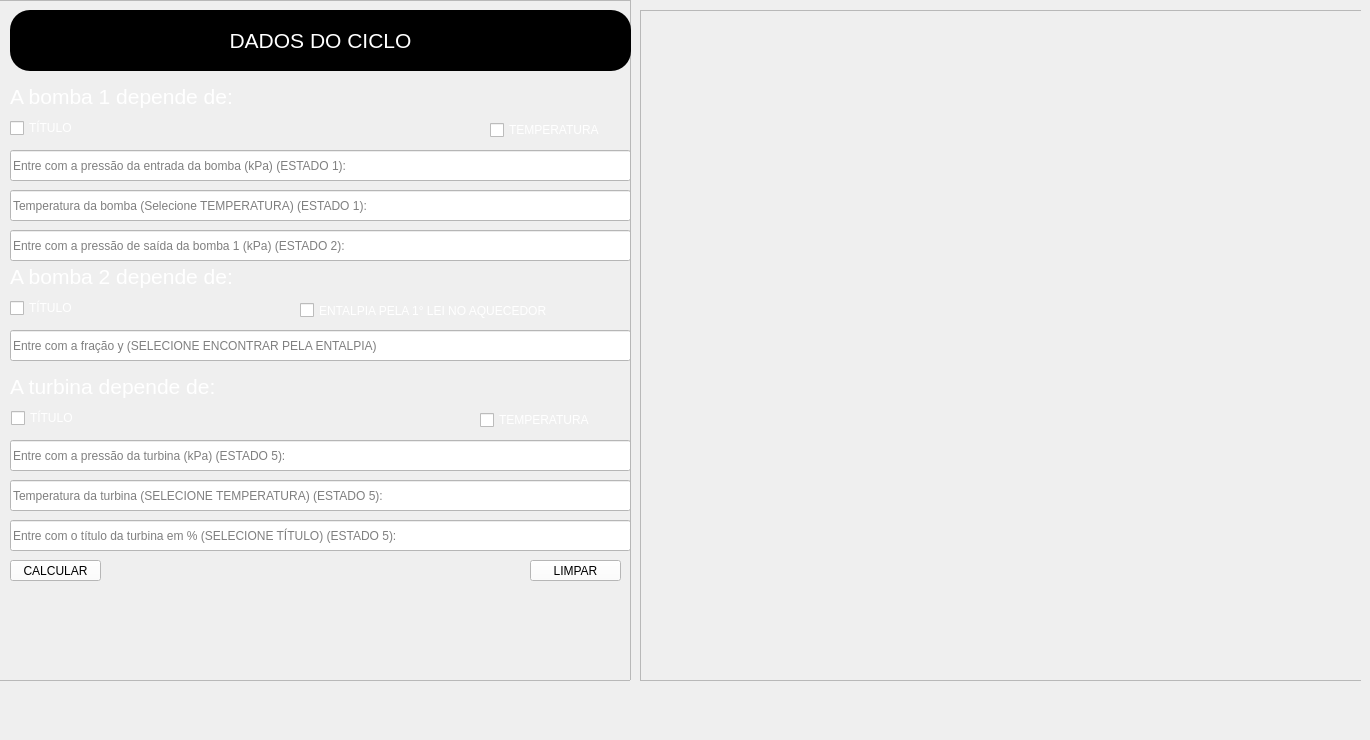
              <widget class="QWidget" name="tab_7">
               <attribute name="icon">
                <iconset resource="icons.qrc">
                 <normaloff>:/icons/icons/baseline_maps_home_work_black_24dp.png</normaloff>:/icons/icons/baseline_maps_home_work_black_24dp.png</iconset>
               </attribute>
               <attribute name="title">
                <string>Regenerativo </string>
               </attribute>
               <widget class="QFrame" name="frame_6">
                <property name="geometry">
                 <rect>
                  <x>-10</x>
                  <y>0</y>
                  <width>641</width>
                  <height>681</height>
                 </rect>
                </property>
                <property name="frameShape">
                 <enum>QFrame::StyledPanel</enum>
                </property>
                <property name="frameShadow">
                 <enum>QFrame::Raised</enum>
                </property>
                <widget class="QLabel" name="labeldados_4">
                 <property name="geometry">
                  <rect>
                   <x>20</x>
                   <y>10</y>
                   <width>621</width>
                   <height>61</height>
                  </rect>
                 </property>
                 <property name="styleSheet">
                  <string notr="true">color: rgb(255, 255, 255);
font: 8pt &quot;Comic Sans MS&quot;;
background-color: rgb(0, 0, 0);
border-radius:20px;</string>
                 </property>
                 <property name="text">
                  <string>&lt;html&gt;&lt;head/&gt;&lt;body&gt;&lt;p align=&quot;center&quot;&gt;&lt;span style=&quot; font-size:16pt;&quot;&gt;DADOS DO CICLO&lt;/span&gt;&lt;/p&gt;&lt;/body&gt;&lt;/html&gt;</string>
                 </property>
                </widget>
                <widget class="QLabel" name="label_31">
                 <property name="geometry">
                  <rect>
                   <x>20</x>
                   <y>80</y>
                   <width>301</width>
                   <height>33</height>
                  </rect>
                 </property>
                 <property name="styleSheet">
                  <string notr="true">color: rgb(255, 255, 255);</string>
                 </property>
                 <property name="text">
                  <string>&lt;html&gt;&lt;head/&gt;&lt;body&gt;&lt;p&gt;&lt;span style=&quot; font-size:16pt;&quot;&gt;A bomba 1 depende de:&lt;/span&gt;&lt;/p&gt;&lt;/body&gt;&lt;/html&gt;</string>
                 </property>
                </widget>
                <widget class="QCheckBox" name="op1bombareg">
                 <property name="geometry">
                  <rect>
                   <x>20</x>
                   <y>120</y>
                   <width>91</width>
                   <height>16</height>
                  </rect>
                 </property>
                 <property name="cursor">
                  <cursorShape>OpenHandCursor</cursorShape>
                 </property>
                 <property name="styleSheet">
                  <string notr="true">color: rgb(255, 255, 255);
font: 10pt &quot;MS Shell Dlg 2&quot;;</string>
                 </property>
                 <property name="text">
                  <string>TÍTULO</string>
                 </property>
                </widget>
                <widget class="QCheckBox" name="op2bombareg">
                 <property name="geometry">
                  <rect>
                   <x>500</x>
                   <y>120</y>
                   <width>141</width>
                   <height>20</height>
                  </rect>
                 </property>
                 <property name="cursor">
                  <cursorShape>OpenHandCursor</cursorShape>
                 </property>
                 <property name="styleSheet">
                  <string notr="true">color: rgb(255, 255, 255);
font: 10pt &quot;MS Shell Dlg 2&quot;;</string>
                 </property>
                 <property name="text">
                  <string>TEMPERATURA</string>
                 </property>
                </widget>
                <widget class="QLineEdit" name="p2reg">
                 <property name="geometry">
                  <rect>
                   <x>20</x>
                   <y>230</y>
                   <width>621</width>
                   <height>31</height>
                  </rect>
                 </property>
                 <property name="styleSheet">
                  <string notr="true">background-color: rgb(255, 255, 255);
font: 10pt &quot;MS Shell Dlg 2&quot;;
color: rgb(0, 0, 0);</string>
                 </property>
                 <property name="text">
                  <string/>
                 </property>
                 <property name="placeholderText">
                  <string>Entre com a pressão de saída da bomba 1 (kPa) (ESTADO 2):</string>
                 </property>
                </widget>
                <widget class="QLineEdit" name="t1reg">
                 <property name="geometry">
                  <rect>
                   <x>20</x>
                   <y>190</y>
                   <width>621</width>
                   <height>31</height>
                  </rect>
                 </property>
                 <property name="styleSheet">
                  <string notr="true">font: 12pt &quot;MS Shell Dlg 2&quot;;
background-color: rgb(255, 255, 255);</string>
                 </property>
                 <property name="placeholderText">
                  <string>Temperatura da bomba (Selecione TEMPERATURA) (ESTADO 1):</string>
                 </property>
                </widget>
                <widget class="QLineEdit" name="p1reg">
                 <property name="geometry">
                  <rect>
                   <x>20</x>
                   <y>150</y>
                   <width>621</width>
                   <height>31</height>
                  </rect>
                 </property>
                 <property name="contextMenuPolicy">
                  <enum>Qt::DefaultContextMenu</enum>
                 </property>
                 <property name="styleSheet">
                  <string notr="true">font: 12pt &quot;MS Shell Dlg 2&quot;;
background-color: rgb(255, 255, 255);</string>
                 </property>
                 <property name="dragEnabled">
                  <bool>false</bool>
                 </property>
                 <property name="placeholderText">
                  <string>Entre com a pressão da entrada da bomba (kPa) (ESTADO 1):</string>
                 </property>
                </widget>
                <widget class="QLabel" name="label_38">
                 <property name="geometry">
                  <rect>
                   <x>20</x>
                   <y>260</y>
                   <width>301</width>
                   <height>33</height>
                  </rect>
                 </property>
                 <property name="styleSheet">
                  <string notr="true">color: rgb(255, 255, 255);</string>
                 </property>
                 <property name="text">
                  <string>&lt;html&gt;&lt;head/&gt;&lt;body&gt;&lt;p&gt;&lt;span style=&quot; font-size:16pt;&quot;&gt;A bomba 2 depende de:&lt;/span&gt;&lt;/p&gt;&lt;/body&gt;&lt;/html&gt;</string>
                 </property>
                </widget>
                <widget class="QCheckBox" name="op2bomba2reg">
                 <property name="geometry">
                  <rect>
                   <x>310</x>
                   <y>300</y>
                   <width>331</width>
                   <height>21</height>
                  </rect>
                 </property>
                 <property name="cursor">
                  <cursorShape>OpenHandCursor</cursorShape>
                 </property>
                 <property name="styleSheet">
                  <string notr="true">color: rgb(255, 255, 255);
font: 10pt &quot;MS Shell Dlg 2&quot;;</string>
                 </property>
                 <property name="text">
                  <string>ENTALPIA PELA 1° LEI NO AQUECEDOR</string>
                 </property>
                </widget>
                <widget class="QCheckBox" name="op1bomba2reg">
                 <property name="geometry">
                  <rect>
                   <x>20</x>
                   <y>300</y>
                   <width>91</width>
                   <height>16</height>
                  </rect>
                 </property>
                 <property name="cursor">
                  <cursorShape>OpenHandCursor</cursorShape>
                 </property>
                 <property name="styleSheet">
                  <string notr="true">color: rgb(255, 255, 255);
font: 10pt &quot;MS Shell Dlg 2&quot;;</string>
                 </property>
                 <property name="text">
                  <string>TÍTULO</string>
                 </property>
                </widget>
                <widget class="QLineEdit" name="yreg">
                 <property name="geometry">
                  <rect>
                   <x>20</x>
                   <y>330</y>
                   <width>621</width>
                   <height>31</height>
                  </rect>
                 </property>
                 <property name="contextMenuPolicy">
                  <enum>Qt::DefaultContextMenu</enum>
                 </property>
                 <property name="styleSheet">
                  <string notr="true">font: 12pt &quot;MS Shell Dlg 2&quot;;
background-color: rgb(255, 255, 255);</string>
                 </property>
                 <property name="text">
                  <string/>
                 </property>
                 <property name="dragEnabled">
                  <bool>false</bool>
                 </property>
                 <property name="placeholderText">
                  <string>Entre com a fração y (SELECIONE ENCONTRAR PELA ENTALPIA)</string>
                 </property>
                </widget>
                <widget class="QLabel" name="label_35">
                 <property name="geometry">
                  <rect>
                   <x>20</x>
                   <y>370</y>
                   <width>481</width>
                   <height>33</height>
                  </rect>
                 </property>
                 <property name="styleSheet">
                  <string notr="true">color: rgb(255, 255, 255);</string>
                 </property>
                 <property name="text">
                  <string>&lt;html&gt;&lt;head/&gt;&lt;body&gt;&lt;p&gt;&lt;span style=&quot; font-size:16pt;&quot;&gt;A turbina depende de:&lt;/span&gt;&lt;/p&gt;&lt;/body&gt;&lt;/html&gt;</string>
                 </property>
                </widget>
                <widget class="QCheckBox" name="op1turbinareg">
                 <property name="geometry">
                  <rect>
                   <x>21</x>
                   <y>410</y>
                   <width>91</width>
                   <height>16</height>
                  </rect>
                 </property>
                 <property name="cursor">
                  <cursorShape>OpenHandCursor</cursorShape>
                 </property>
                 <property name="styleSheet">
                  <string notr="true">color: rgb(255, 255, 255);
font: 10pt &quot;MS Shell Dlg 2&quot;;</string>
                 </property>
                 <property name="text">
                  <string>TÍTULO</string>
                 </property>
                </widget>
                <widget class="QCheckBox" name="op2turbinareg">
                 <property name="geometry">
                  <rect>
                   <x>490</x>
                   <y>410</y>
                   <width>141</width>
                   <height>20</height>
                  </rect>
                 </property>
                 <property name="cursor">
                  <cursorShape>OpenHandCursor</cursorShape>
                 </property>
                 <property name="styleSheet">
                  <string notr="true">color: rgb(255, 255, 255);
font: 10pt &quot;MS Shell Dlg 2&quot;;</string>
                 </property>
                 <property name="text">
                  <string>TEMPERATURA</string>
                 </property>
                </widget>
                <widget class="QLineEdit" name="x5reg">
                 <property name="geometry">
                  <rect>
                   <x>20</x>
                   <y>520</y>
                   <width>621</width>
                   <height>31</height>
                  </rect>
                 </property>
                 <property name="styleSheet">
                  <string notr="true">background-color: rgb(255, 255, 255);
font: 10pt &quot;MS Shell Dlg 2&quot;;
color: rgb(0, 0, 0);</string>
                 </property>
                 <property name="text">
                  <string/>
                 </property>
                 <property name="placeholderText">
                  <string>Entre com o título da turbina em % (SELECIONE TÍTULO) (ESTADO 5):</string>
                 </property>
                </widget>
                <widget class="QPushButton" name="limpar_reg">
                 <property name="geometry">
                  <rect>
                   <x>540</x>
                   <y>560</y>
                   <width>91</width>
                   <height>21</height>
                  </rect>
                 </property>
                 <property name="cursor">
                  <cursorShape>OpenHandCursor</cursorShape>
                 </property>
                 <property name="styleSheet">
                  <string notr="true">background-color: rgb(255, 255, 255);</string>
                 </property>
                 <property name="text">
                  <string>LIMPAR</string>
                 </property>
                 <property name="icon">
                  <iconset resource="icons.qrc">
                   <normaloff>:/icons/icons/baseline_delete_forever_black_24dp.png</normaloff>:/icons/icons/baseline_delete_forever_black_24dp.png</iconset>
                 </property>
                </widget>
                <widget class="QLineEdit" name="t5reg">
                 <property name="geometry">
                  <rect>
                   <x>20</x>
                   <y>480</y>
                   <width>621</width>
                   <height>31</height>
                  </rect>
                 </property>
                 <property name="styleSheet">
                  <string notr="true">background-color: rgb(255, 255, 255);
font: 10pt &quot;MS Shell Dlg 2&quot;;
color: rgb(0, 0, 0);</string>
                 </property>
                 <property name="text">
                  <string/>
                 </property>
                 <property name="placeholderText">
                  <string>Temperatura da turbina (SELECIONE TEMPERATURA) (ESTADO 5):</string>
                 </property>
                </widget>
                <widget class="QPushButton" name="calcular_reg">
                 <property name="geometry">
                  <rect>
                   <x>20</x>
                   <y>560</y>
                   <width>91</width>
                   <height>21</height>
                  </rect>
                 </property>
                 <property name="cursor">
                  <cursorShape>OpenHandCursor</cursorShape>
                 </property>
                 <property name="styleSheet">
                  <string notr="true">background-color: rgb(255, 255, 255);</string>
                 </property>
                 <property name="text">
                  <string>CALCULAR</string>
                 </property>
                 <property name="icon">
                  <iconset resource="icons.qrc">
                   <normaloff>:/icons/icons/baseline_calculate_black_24dp.png</normaloff>:/icons/icons/baseline_calculate_black_24dp.png</iconset>
                 </property>
                </widget>
                <widget class="QLineEdit" name="p5reg">
                 <property name="geometry">
                  <rect>
                   <x>20</x>
                   <y>440</y>
                   <width>621</width>
                   <height>31</height>
                  </rect>
                 </property>
                 <property name="styleSheet">
                  <string notr="true">background-color: rgb(255, 255, 255);
font: 10pt &quot;MS Shell Dlg 2&quot;;
color: rgb(0, 0, 0);</string>
                 </property>
                 <property name="text">
                  <string/>
                 </property>
                 <property name="placeholderText">
                  <string>Entre com a pressão da turbina (kPa) (ESTADO 5):</string>
                 </property>
                </widget>
               </widget>
               <widget class="QWidget" name="frame_result_4" native="true">
                <property name="geometry">
                 <rect>
                  <x>640</x>
                  <y>-40</y>
                  <width>721</width>
                  <height>731</height>
                 </rect>
                </property>
                <widget class="QFrame" name="result_frame_reg">
                 <property name="geometry">
                  <rect>
                   <x>0</x>
                   <y>50</y>
                   <width>731</width>
                   <height>671</height>
                  </rect>
                 </property>
                 <property name="frameShape">
                  <enum>QFrame::StyledPanel</enum>
                 </property>
                 <property name="frameShadow">
                  <enum>QFrame::Raised</enum>
                 </property>
                 <widget class="QLabel" name="wt_result_reg">
                  <property name="geometry">
                   <rect>
                    <x>0</x>
                    <y>30</y>
                    <width>551</width>
                    <height>41</height>
                   </rect>
                  </property>
                  <property name="styleSheet">
                   <string notr="true">color: rgb(255, 255, 255);
font: 16pt &quot;MS Shell Dlg 2&quot;;</string>
                  </property>
                  <property name="text">
                   <string>&lt;html&gt;&lt;head/&gt;&lt;body&gt;&lt;p align=&quot;center&quot;&gt;&lt;br/&gt;&lt;/p&gt;&lt;/body&gt;&lt;/html&gt;</string>
                  </property>
                 </widget>
                 <widget class="QLabel" name="eta_result_reg">
                  <property name="geometry">
                   <rect>
                    <x>0</x>
                    <y>-10</y>
                    <width>541</width>
                    <height>41</height>
                   </rect>
                  </property>
                  <property name="styleSheet">
                   <string notr="true">color: rgb(255, 255, 255);
font: 16pt &quot;Comic Sans MS&quot;;</string>
                  </property>
                  <property name="text">
                   <string>&lt;html&gt;&lt;head/&gt;&lt;body&gt;&lt;p align=&quot;center&quot;&gt;&lt;br/&gt;&lt;/p&gt;&lt;/body&gt;&lt;/html&gt;</string>
                  </property>
                 </widget>
                 <widget class="QLabel" name="wb_result_reg">
                  <property name="geometry">
                   <rect>
                    <x>0</x>
                    <y>80</y>
                    <width>551</width>
                    <height>31</height>
                   </rect>
                  </property>
                  <property name="styleSheet">
                   <string notr="true">color: rgb(255, 255, 255);
font: 16pt &quot;Comic Sans MS&quot;;</string>
                  </property>
                  <property name="text">
                   <string>&lt;html&gt;&lt;head/&gt;&lt;body&gt;&lt;p align=&quot;center&quot;&gt;&lt;br/&gt;&lt;/p&gt;&lt;/body&gt;&lt;/html&gt;</string>
                  </property>
                 </widget>
                 <widget class="QLabel" name="qh_result_reg">
                  <property name="geometry">
                   <rect>
                    <x>0</x>
                    <y>110</y>
                    <width>531</width>
                    <height>31</height>
                   </rect>
                  </property>
                  <property name="styleSheet">
                   <string notr="true">color: rgb(255, 255, 255);
font: 16pt &quot;Comic Sans MS&quot;;</string>
                  </property>
                  <property name="text">
                   <string>&lt;html&gt;&lt;head/&gt;&lt;body&gt;&lt;p align=&quot;center&quot;&gt;&lt;br/&gt;&lt;/p&gt;&lt;/body&gt;&lt;/html&gt;</string>
                  </property>
                 </widget>
                 <widget class="QLabel" name="yreg_2">
                  <property name="geometry">
                   <rect>
                    <x>10</x>
                    <y>140</y>
                    <width>531</width>
                    <height>31</height>
                   </rect>
                  </property>
                  <property name="styleSheet">
                   <string notr="true">color: rgb(255, 255, 255);
font: 16pt &quot;Comic Sans MS&quot;;</string>
                  </property>
                  <property name="text">
                   <string>&lt;html&gt;&lt;head/&gt;&lt;body&gt;&lt;p align=&quot;center&quot;&gt;&lt;br/&gt;&lt;/p&gt;&lt;/body&gt;&lt;/html&gt;</string>
                  </property>
                 </widget>
                </widget>
               </widget>
              </widget>
